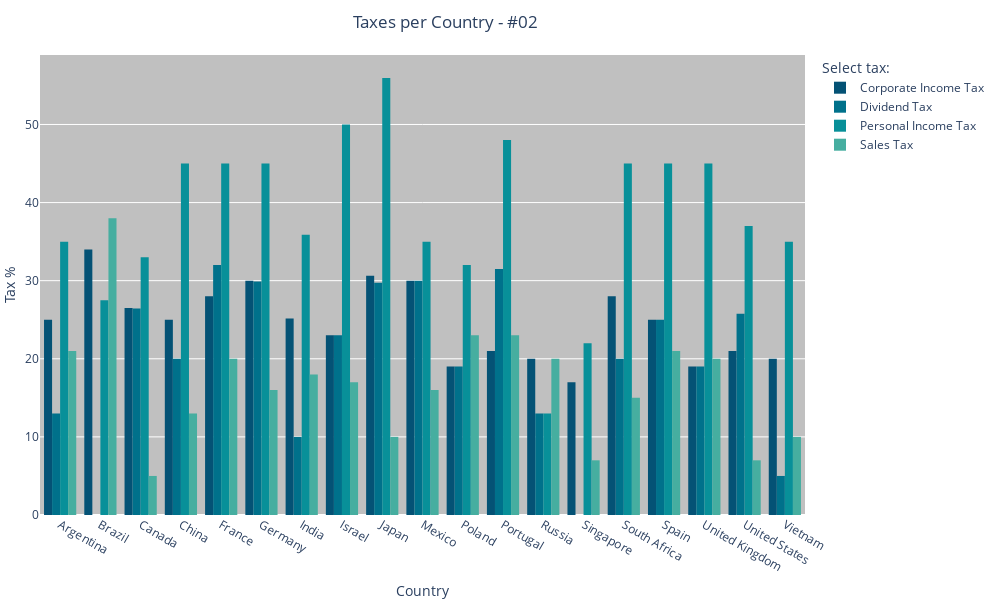

Write notebook code for a chart like this one.
### Code cell
#Same formatting as above.
taxes_hist_graph.update_yaxes(title='Tax %')
taxes_hist_graph.update_layout(margin={'t':55, 'b':70, 'l':0, 'r':0}, plot_bgcolor='silver', legend={'title':'Select tax:'}, title_x=0.45)

### Figure 1 — Plotly figure (JSON) as saved in the notebook; plotly's stock layout.template omitted (floating-point values rounded to 4 significant figures)
{"data": [{"alignmentgroup": "True", "bingroup": "x", "histfunc": "sum", "hovertemplate": "variable=Corporate Income Tax<br>Country=%{x}<br>sum of value=%{y}<extra></extra>", "legendgroup": "Corporate Income Tax", "marker": {"color": "rgb(4, 82, 117)"}, "name": "Corporate Income Tax", "offsetgroup": "Corporate Income Tax", "orientation": "v", "showlegend": true, "type": "histogram", "x": ["Argentina", "Brazil", "Canada", "China", "France", "Germany", "India", "Israel", "Japan", "Mexico", "Poland", "Portugal", "Russia", "Singapore", "South Africa", "Spain", "United Kingdom", "United States", "Vietnam"], "xaxis": "x", "y": [25, 34, 26.5, 25, 28, 30, 25.17, 23, 30.62, 30, 19, 21, 20, 17, 28, 25, 19, 21, 20], "yaxis": "y"}, {"alignmentgroup": "True", "bingroup": "x", "histfunc": "sum", "hovertemplate": "variable=Dividend Tax<br>Country=%{x}<br>sum of value=%{y}<extra></extra>", "legendgroup": "Dividend Tax", "marker": {"color": "rgb(0, 113, 139)"}, "name": "Dividend Tax", "offsetgroup": "Dividend Tax", "orientation": "v", "showlegend": true, "type": "histogram", "x": ["Argentina", "Brazil", "Canada", "China", "France", "Germany", "India", "Israel", "Japan", "Mexico", "Poland", "Portugal", "Russia", "Singapore", "South Africa", "Spain", "United Kingdom", "United States", "Vietnam"], "xaxis": "x", "y": [13, 0, 26.44, 20, 32.02, 29.9, 10, 23, 29.74, 30, 19, 31.5, 13, 0, 20, 25, 19, 25.77, 5], "yaxis": "y"}, {"alignmentgroup": "True", "bingroup": "x", "histfunc": "sum", "hovertemplate": "variable=Personal Income Tax<br>Country=%{x}<br>sum of value=%{y}<extra></extra>", "legendgroup": "Personal Income Tax", "marker": {"color": "rgb(8, 144, 153)"}, "name": "Personal Income Tax", "offsetgroup": "Personal Income Tax", "orientation": "v", "showlegend": true, "type": "histogram", "x": ["Argentina", "Brazil", "Canada", "China", "France", "Germany", "India", "Israel", "Japan", "Mexico", "Poland", "Portugal", "Russia", "Singapore", "South Africa", "Spain", "United Kingdom", "United States", "Vietnam"], "xaxis": "x", "y": [35, 27.5, 33, 45, 45, 45, 35.88, 50, 55.95, 35, 32, 48, 13, 22, 45, 45, 45, 37, 35], "yaxis": "y"}, {"alignmentgroup": "True", "bingroup": "x", "histfunc": "sum", "hovertemplate": "variable=Sales Tax<br>Country=%{x}<br>sum of value=%{y}<extra></extra>", "legendgroup": "Sales Tax", "marker": {"color": "rgb(70, 174, 160)"}, "name": "Sales Tax", "offsetgroup": "Sales Tax", "orientation": "v", "showlegend": true, "type": "histogram", "x": ["Argentina", "Brazil", "Canada", "China", "France", "Germany", "India", "Israel", "Japan", "Mexico", "Poland", "Portugal", "Russia", "Singapore", "South Africa", "Spain", "United Kingdom", "United States", "Vietnam"], "xaxis": "x", "y": [21, 38, 5, 13, 20, 16, 18, 17, 10, 16, 23, 23, 20, 7, 15, 21, 20, 7, 10], "yaxis": "y"}], "layout": {"barmode": "group", "height": 600, "legend": {"title": {"text": "Select tax:"}, "tracegroupgap": 0}, "margin": {"b": 70, "l": 0, "r": 0, "t": 55}, "plot_bgcolor": "silver", "title": {"text": "Taxes per Country - #02", "x": 0.45}, "width": 990, "xaxis": {"anchor": "y", "domain": [0, 1], "title": {"text": "Country"}}, "yaxis": {"anchor": "x", "domain": [0, 1], "title": {"text": "Tax %"}}}}
